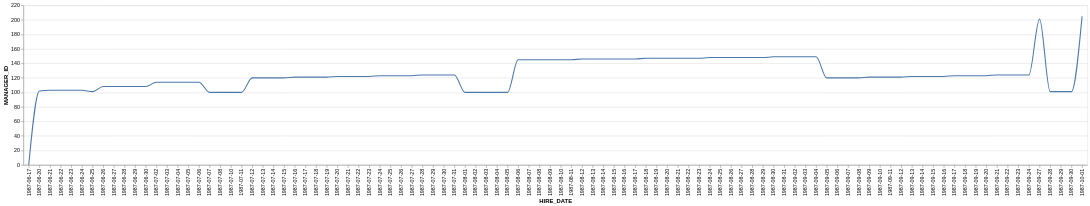

Write the Vega-Lite specification saved for this chart.
### Vega-Lite specification from a JSON file in a GitHub repository (floating-point values rounded to 4 significant figures)
{"data": {"values": [{"x_data": "1987-06-17", "y_data": 0}, {"x_data": "1987-06-20", "y_data": 102}, {"x_data": "1987-06-21", "y_data": 103}, {"x_data": "1987-06-22", "y_data": 103}, {"x_data": "1987-06-23", "y_data": 103}, {"x_data": "1987-06-24", "y_data": 103}, {"x_data": "1987-06-25", "y_data": 101}, {"x_data": "1987-06-26", "y_data": 108}, {"x_data": "1987-06-27", "y_data": 108}, {"x_data": "1987-06-28", "y_data": 108}, {"x_data": "1987-06-29", "y_data": 108}, {"x_data": "1987-06-30", "y_data": 108}, {"x_data": "1987-07-02", "y_data": 114}, {"x_data": "1987-07-03", "y_data": 114}, {"x_data": "1987-07-04", "y_data": 114}, {"x_data": "1987-07-05", "y_data": 114}, {"x_data": "1987-07-06", "y_data": 114}, {"x_data": "1987-07-07", "y_data": 100}, {"x_data": "1987-07-08", "y_data": 100}, {"x_data": "1987-07-10", "y_data": 100}, {"x_data": "1987-07-11", "y_data": 100}, {"x_data": "1987-07-12", "y_data": 120}, {"x_data": "1987-07-13", "y_data": 120}, {"x_data": "1987-07-14", "y_data": 120}, {"x_data": "1987-07-15", "y_data": 120}, {"x_data": "1987-07-16", "y_data": 121}, {"x_data": "1987-07-17", "y_data": 121}, {"x_data": "1987-07-18", "y_data": 121}, {"x_data": "1987-07-19", "y_data": 121}, {"x_data": "1987-07-20", "y_data": 122}, {"x_data": "1987-07-21", "y_data": 122}, {"x_data": "1987-07-22", "y_data": 122}, {"x_data": "1987-07-23", "y_data": 122}, {"x_data": "1987-07-24", "y_data": 123}, {"x_data": "1987-07-25", "y_data": 123}, {"x_data": "1987-07-26", "y_data": 123}, {"x_data": "1987-07-27", "y_data": 123}, {"x_data": "1987-07-28", "y_data": 124}, {"x_data": "1987-07-29", "y_data": 124}, {"x_data": "1987-07-30", "y_data": 124}, {"x_data": "1987-07-31", "y_data": 124}, {"x_data": "1987-08-01", "y_data": 100}, {"x_data": "1987-08-02", "y_data": 100}, {"x_data": "1987-08-03", "y_data": 100}, {"x_data": "1987-08-04", "y_data": 100}, {"x_data": "1987-08-05", "y_data": 100}, {"x_data": "1987-08-06", "y_data": 145}, {"x_data": "1987-08-07", "y_data": 145}, {"x_data": "1987-08-08", "y_data": 145}, {"x_data": "1987-08-09", "y_data": 145}, {"x_data": "1987-08-10", "y_data": 145}, {"x_data": "1987-08-11", "y_data": 145}, {"x_data": "1987-08-12", "y_data": 146}, {"x_data": "1987-08-13", "y_data": 146}, {"x_data": "1987-08-14", "y_data": 146}, {"x_data": "1987-08-15", "y_data": 146}, {"x_data": "1987-08-16", "y_data": 146}, {"x_data": "1987-08-17", "y_data": 146}, {"x_data": "1987-08-18", "y_data": 147}, {"x_data": "1987-08-19", "y_data": 147}, {"x_data": "1987-08-20", "y_data": 147}, {"x_data": "1987-08-21", "y_data": 147}, {"x_data": "1987-08-22", "y_data": 147}, {"x_data": "1987-08-23", "y_data": 147}, {"x_data": "1987-08-24", "y_data": 148}, {"x_data": "1987-08-25", "y_data": 148}, {"x_data": "1987-08-26", "y_data": 148}, {"x_data": "1987-08-27", "y_data": 148}, {"x_data": "1987-08-28", "y_data": 148}, {"x_data": "1987-08-29", "y_data": 148}, {"x_data": "1987-08-30", "y_data": 149}, {"x_data": "1987-08-31", "y_data": 149}, {"x_data": "1987-09-02", "y_data": 149}, {"x_data": "1987-09-03", "y_data": 149}, {"x_data": "1987-09-04", "y_data": 149}, {"x_data": "1987-09-05", "y_data": 120}, {"x_data": "1987-09-06", "y_data": 120}, {"x_data": "1987-09-07", "y_data": 120}, {"x_data": "1987-09-08", "y_data": 120}, {"x_data": "1987-09-09", "y_data": 121}, {"x_data": "1987-09-10", "y_data": 121}, {"x_data": "1987-09-11", "y_data": 121}, {"x_data": "1987-09-12", "y_data": 121}, {"x_data": "1987-09-13", "y_data": 122}, {"x_data": "1987-09-14", "y_data": 122}, {"x_data": "1987-09-15", "y_data": 122}, {"x_data": "1987-09-16", "y_data": 122}, {"x_data": "1987-09-17", "y_data": 123}, {"x_data": "1987-09-18", "y_data": 123}, {"x_data": "1987-09-19", "y_data": 123}, {"x_data": "1987-09-20", "y_data": 123}, {"x_data": "1987-09-21", "y_data": 124}, {"x_data": "1987-09-22", "y_data": 124}, {"x_data": "1987-09-23", "y_data": 124}, {"x_data": "1987-09-24", "y_data": 124}, {"x_data": "1987-09-27", "y_data": 201}, {"x_data": "1987-09-28", "y_data": 101}, {"x_data": "1987-09-29", "y_data": 101}, {"x_data": "1987-09-30", "y_data": 101}, {"x_data": "1987-10-01", "y_data": 205}]}, "mark": {"type": "line", "interpolate": "monotone"}, "encoding": {"x": {"field": "x_data", "type": "nominal", "title": "HIRE_DATE", "sort": "ascending"}, "y": {"field": "y_data", "type": "quantitative", "title": "MANAGER_ID"}}}
